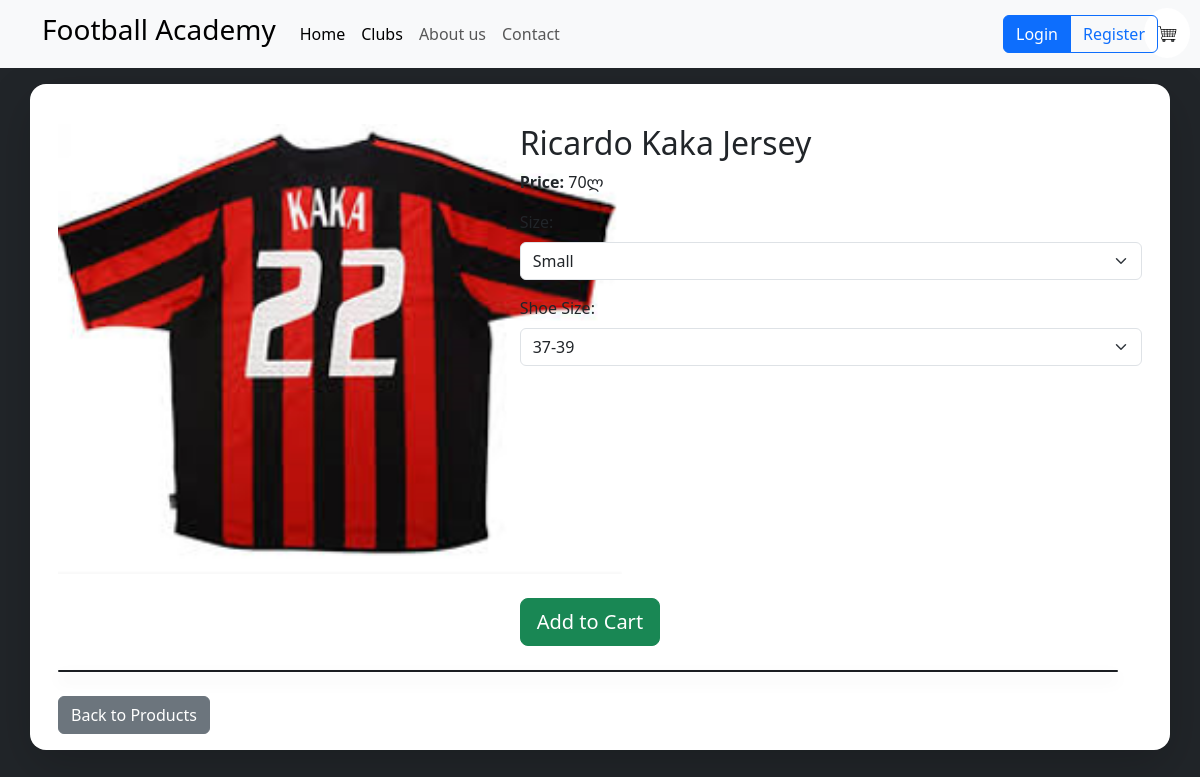
Page /product/1 on the committed database.
### models.py (models this page shows, shortened)
class BaseModel:
    def create(self):
        db.session.add(self)
        db.session.commit()

class Product(db.Model, BaseModel):
    __tablename__ = "products"
    id = db.Column(db.Integer(), primary_key=True)
    name = db.Column(db.String(), nullable=False)
    price = db.Column(db.Integer(), nullable=False)
    img = db.Column(db.String(), nullable=False, default="default_photo.jpg")

### routes.py (the view)
@app.route("/product/<int:product_id>")
def product(product_id):
    product = Product.query.get(product_id)
    return render_template("product_details.html", product=product )

### templates/product_details.html (shortened to what this page needs)
{% extends "base.html" %}
{% block body %}
<div class="container mt-4">
    <div class="row">
        <div class="col-md-5">
            <img src="/static/images/{{ product['img'] }}" style="height: 450px; object-fit: contain
          ;" alt="{{ product['name'] }}">
        </div>
        <div class="col-md-7">
            <h2>{{ product['name'] }}</h2>
            <p><strong>Price:</strong> {{ product['price'] }}ლ</p>
            <div class="mb-3">
                <label for="size" class="form-label">Size:</label>
                <select class="form-select " id="size" name="size">
                    <option value="small">Small</option>
                </select>
            </div>
             <div class="mb-3">
                <label for="size" class="form-label">Shoe Size:</label>
                <select class="form-select " id="size" name="size">
                    <option value="small">37-39</option>
                </select>
            </div>
<br><br><br><br><br><br><br><br><br>
            <div class="">
           <form action="{{ url_for('add_to_cart', product_id=product.id) }}" method="post">
                <button type="submit" class="btn btn-success btn-lg mx-auto mt-">Add to Cart</>
            </form>
        </div>
    </div>
    <div class="row mt-4">
        <div class="col">
            <div class="card bg-dark text-light rounded shadow">
                </div>
            </div>
        </div>
    </div>
    <div class="row mt-4">
        <div class="col">
            <a href="/" class="btn btn-secondary">Back to Products</a>
        </div>
    </div>
</div>
{% endblock %}

### rows in the picture
Product: img (picture), name "Ricardo Kaka Jersey", price "70"
